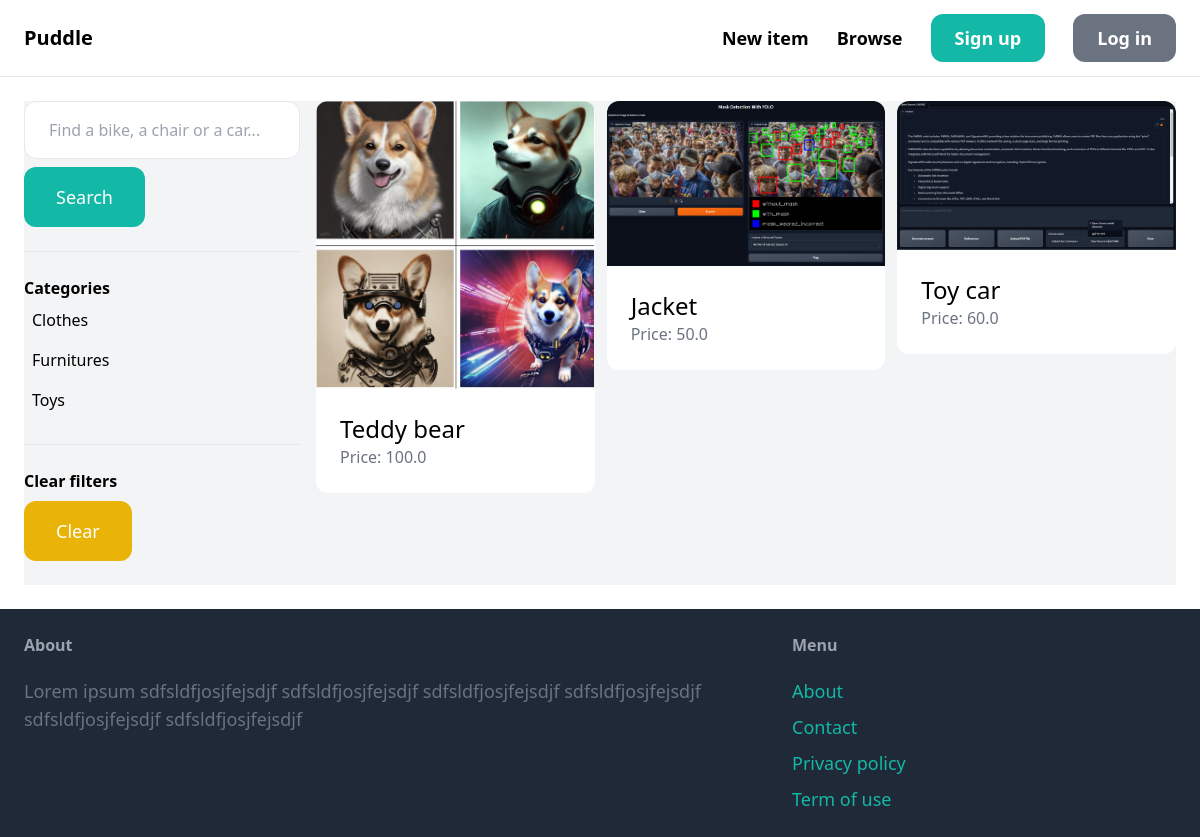
The app's page /items/, older data.
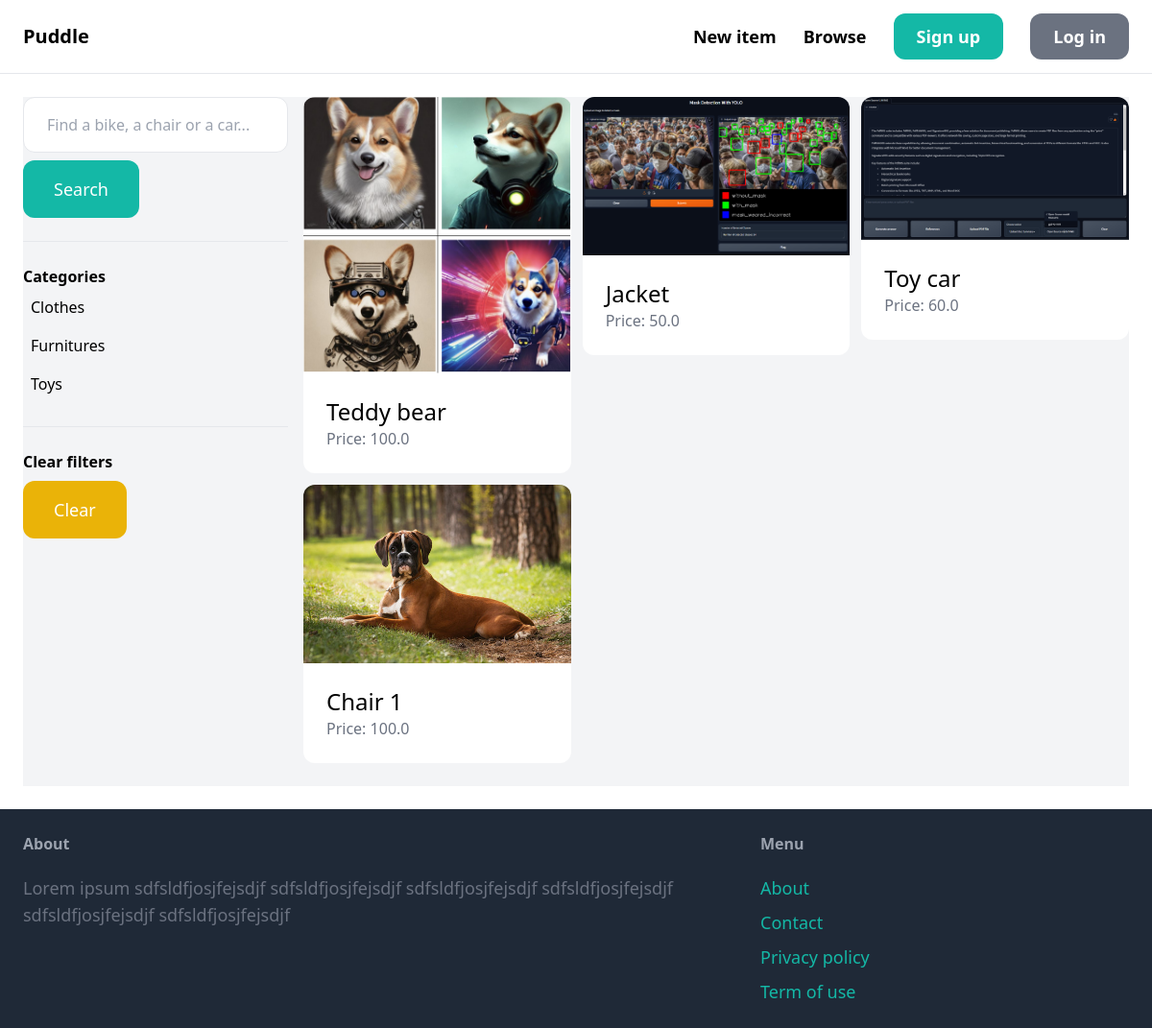
The same page, newer data.
### item/models.py (models this page shows, shortened)
class Category(models.Model):
    name = models.CharField(max_length=255)
    class Meta:
        ordering = ('name',)
        verbose_name_plural = 'Categories'

class Item(models.Model):
    category = models.ForeignKey(Category, related_name='items', on_delete=models.CASCADE)
    name = models.CharField(max_length=255)
    description = models.TextField(blank=True, null=True)
    price = models.FloatField()
    image = models.ImageField(upload_to='item_images', blank=True, null=True)
    is_sold = models.BooleanField(default=False)
    created_by = models.ForeignKey(User, related_name='items', on_delete=models.CASCADE)
    created_at = models.DateTimeField(auto_now_add=True)

### item/views.py (the view)
# urls.py: path('', views.items, name='items'),
def items(request):
    query = request.GET.get('query', '')
    category_id = request.GET.get('category', 0)
    categories = Category.objects.all()
    items = Item.objects.filter(is_sold=False)
    if category_id:
        items = items.filter(category_id=category_id)
    if query:
        items = items.filter(Q(name__icontains=query) | Q(description__icontains=query))
    return render(request, 'item/items.html', {
        'items': items,
        'query': query,
        'categories': categories,
        'category_id': int(category_id),
    })

### item/templates/item/items.html (shortened to what this page needs)
{% extends 'core/base.html' %}
{% block content %}
    <div class="pb-6 grid grid-cols-4 gap-4 bg-gray-100">
        <div class="col-span-1">
            <form method="get" action="{% url 'item:items' %}">
                <input name="query" class="w-full py-4 px-6 border rounded-xl" type="text" value="{{ query }}" placeholder="Find a bike, a chair or a car...">
                <button class="mt-2 py-4 px-8 text-lg bg-teal-500 text-white rounded-xl">Search</button>
            </form>
            <hr class="my-6">
            <p class="font-semibold">Categories</p>
            <ul>
                {% for category in categories %}
                    <li class="py-2 px-2 rounded-xl{% if category.id == category_id %} bg-gray-200{% endif %}">
                        <a href="{% url 'item:items' %}?query={{ query }}&category={{ category.id }}">{{ category.name }}</a>
                    </li>
                {% endfor %}
            </ul>
            <hr class="my-6">
            <p class="font-semibold">Clear filters</p>
            <ul>
                <li>
                    <a href="{% url 'item:items' %}" class="mt-2 py-4 px-8 inline-block bg-yellow-500 text-lg rounded-xl text-white">Clear</a>
                </li>
            </ul>
        </div>
        <div class="col-span-3">
            <div class="grid grid-cols-3 gap-3">
            {% for item in items %}
                <div>
                    <a href="{% url 'item:detail' item.id %}">
                        <div>
                            <img src="{{ item.image.url }}" class="rounded-t-xl">
                        </div>
                        <div class="p-6 bg-white rounded-b-xl">
                            <h2 class="text-2xl">{{ item.name }}</h2>
                            <p class="text-gray-500">Price: {{ item.price }}</p>
                        </div>
                    </a>
                </div>
            {% endfor %}
        </div>
        </div>
    </div>
{% endblock %}

Row changes from the older to the newer data that the page shows:
added Item: image (picture), name "Chair 1", price "100.0"
